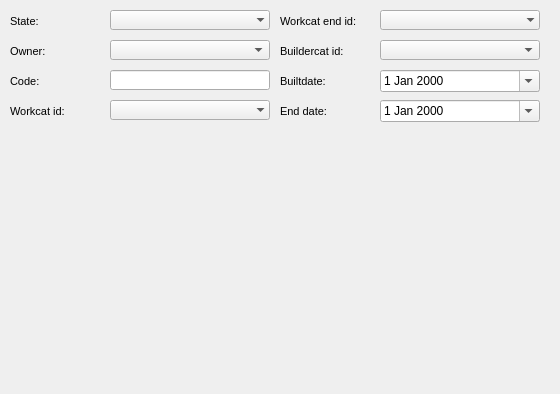
      <widget class="QWidget" name="page_10">
       <property name="geometry">
        <rect>
         <x>0</x>
         <y>0</y>
         <width>560</width>
         <height>394</height>
        </rect>
       </property>
       <attribute name="label">
        <string>Basic information</string>
       </attribute>
       <widget class="QLabel" name="label_conduit_end_date">
        <property name="geometry">
         <rect>
          <x>280</x>
          <y>100</y>
          <width>101</width>
          <height>22</height>
         </rect>
        </property>
        <property name="font">
         <font>
          <pointsize>8</pointsize>
         </font>
        </property>
        <property name="frameShape">
         <enum>QFrame::NoFrame</enum>
        </property>
        <property name="frameShadow">
         <enum>QFrame::Plain</enum>
        </property>
        <property name="text">
         <string>End date:</string>
        </property>
        <property name="textFormat">
         <enum>Qt::AutoText</enum>
        </property>
        <property name="scaledContents">
         <bool>false</bool>
        </property>
        <property name="alignment">
         <set>Qt::AlignLeading|Qt::AlignLeft|Qt::AlignVCenter</set>
        </property>
        <property name="margin">
         <number>3</number>
        </property>
       </widget>
       <widget class="QLabel" name="label_conduit_buildercat_id">
        <property name="geometry">
         <rect>
          <x>280</x>
          <y>40</y>
          <width>101</width>
          <height>22</height>
         </rect>
        </property>
        <property name="font">
         <font>
          <pointsize>8</pointsize>
         </font>
        </property>
        <property name="frameShape">
         <enum>QFrame::NoFrame</enum>
        </property>
        <property name="frameShadow">
         <enum>QFrame::Plain</enum>
        </property>
        <property name="text">
         <string>Buildercat id:</string>
        </property>
        <property name="textFormat">
         <enum>Qt::AutoText</enum>
        </property>
        <property name="scaledContents">
         <bool>false</bool>
        </property>
        <property name="alignment">
         <set>Qt::AlignLeading|Qt::AlignLeft|Qt::AlignVCenter</set>
        </property>
        <property name="margin">
         <number>3</number>
        </property>
       </widget>
       <widget class="QComboBox" name="conduit_ownercat_id">
        <property name="geometry">
         <rect>
          <x>110</x>
          <y>40</y>
          <width>160</width>
          <height>20</height>
         </rect>
        </property>
       </widget>
       <widget class="QLabel" name="label_conduit_owner">
        <property name="geometry">
         <rect>
          <x>10</x>
          <y>40</y>
          <width>90</width>
          <height>22</height>
         </rect>
        </property>
        <property name="font">
         <font>
          <pointsize>8</pointsize>
         </font>
        </property>
        <property name="frameShape">
         <enum>QFrame::NoFrame</enum>
        </property>
        <property name="frameShadow">
         <enum>QFrame::Plain</enum>
        </property>
        <property name="text">
         <string>Owner:</string>
        </property>
        <property name="textFormat">
         <enum>Qt::AutoText</enum>
        </property>
        <property name="scaledContents">
         <bool>false</bool>
        </property>
        <property name="alignment">
         <set>Qt::AlignLeading|Qt::AlignLeft|Qt::AlignVCenter</set>
        </property>
        <property name="margin">
         <number>3</number>
        </property>
       </widget>
       <widget class="QDateEdit" name="conduit_end_date">
        <property name="geometry">
         <rect>
          <x>380</x>
          <y>100</y>
          <width>160</width>
          <height>22</height>
         </rect>
        </property>
        <property name="calendarPopup">
         <bool>true</bool>
        </property>
       </widget>
       <widget class="QLabel" name="label_conduit_state">
        <property name="geometry">
         <rect>
          <x>10</x>
          <y>10</y>
          <width>90</width>
          <height>22</height>
         </rect>
        </property>
        <property name="font">
         <font>
          <pointsize>8</pointsize>
         </font>
        </property>
        <property name="frameShape">
         <enum>QFrame::NoFrame</enum>
        </property>
        <property name="frameShadow">
         <enum>QFrame::Plain</enum>
        </property>
        <property name="text">
         <string>State:</string>
        </property>
        <property name="textFormat">
         <enum>Qt::AutoText</enum>
        </property>
        <property name="scaledContents">
         <bool>false</bool>
        </property>
        <property name="alignment">
         <set>Qt::AlignLeading|Qt::AlignLeft|Qt::AlignVCenter</set>
        </property>
        <property name="margin">
         <number>3</number>
        </property>
       </widget>
       <widget class="QLabel" name="label_conduit_builtdate">
        <property name="geometry">
         <rect>
          <x>280</x>
          <y>70</y>
          <width>101</width>
          <height>22</height>
         </rect>
        </property>
        <property name="font">
         <font>
          <pointsize>8</pointsize>
         </font>
        </property>
        <property name="frameShape">
         <enum>QFrame::NoFrame</enum>
        </property>
        <property name="frameShadow">
         <enum>QFrame::Plain</enum>
        </property>
        <property name="text">
         <string>Builtdate:</string>
        </property>
        <property name="textFormat">
         <enum>Qt::AutoText</enum>
        </property>
        <property name="scaledContents">
         <bool>false</bool>
        </property>
        <property name="alignment">
         <set>Qt::AlignLeading|Qt::AlignLeft|Qt::AlignVCenter</set>
        </property>
        <property name="margin">
         <number>3</number>
        </property>
       </widget>
       <widget class="QComboBox" name="conduit_buildercat_id">
        <property name="geometry">
         <rect>
          <x>380</x>
          <y>40</y>
          <width>160</width>
          <height>20</height>
         </rect>
        </property>
       </widget>
       <widget class="QDateEdit" name="conduit_builtdate">
        <property name="geometry">
         <rect>
          <x>380</x>
          <y>70</y>
          <width>160</width>
          <height>22</height>
         </rect>
        </property>
        <property name="calendarPopup">
         <bool>true</bool>
        </property>
       </widget>
       <widget class="QComboBox" name="conduit_workcat_id_end">
        <property name="geometry">
         <rect>
          <x>380</x>
          <y>10</y>
          <width>160</width>
          <height>20</height>
         </rect>
        </property>
        <property name="autoFillBackground">
         <bool>true</bool>
        </property>
        <property name="maxVisibleItems">
         <number>8</number>
        </property>
        <property name="frame">
         <bool>false</bool>
        </property>
       </widget>
       <widget class="QLabel" name="label_conduit_workcat_id_end">
        <property name="geometry">
         <rect>
          <x>280</x>
          <y>10</y>
          <width>101</width>
          <height>22</height>
         </rect>
        </property>
        <property name="font">
         <font>
          <pointsize>8</pointsize>
         </font>
        </property>
        <property name="frameShape">
         <enum>QFrame::NoFrame</enum>
        </property>
        <property name="frameShadow">
         <enum>QFrame::Plain</enum>
        </property>
        <property name="text">
         <string>Workcat end id:</string>
        </property>
        <property name="textFormat">
         <enum>Qt::AutoText</enum>
        </property>
        <property name="scaledContents">
         <bool>false</bool>
        </property>
        <property name="alignment">
         <set>Qt::AlignLeading|Qt::AlignLeft|Qt::AlignVCenter</set>
        </property>
        <property name="margin">
         <number>3</number>
        </property>
       </widget>
       <widget class="QComboBox" name="conduit_workcat_id">
        <property name="geometry">
         <rect>
          <x>110</x>
          <y>100</y>
          <width>160</width>
          <height>20</height>
         </rect>
        </property>
        <property name="autoFillBackground">
         <bool>true</bool>
        </property>
        <property name="maxVisibleItems">
         <number>8</number>
        </property>
        <property name="frame">
         <bool>false</bool>
        </property>
       </widget>
       <widget class="QComboBox" name="conduit_state">
        <property name="geometry">
         <rect>
          <x>110</x>
          <y>10</y>
          <width>160</width>
          <height>20</height>
         </rect>
        </property>
        <property name="autoFillBackground">
         <bool>true</bool>
        </property>
        <property name="maxVisibleItems">
         <number>8</number>
        </property>
        <property name="frame">
         <bool>false</bool>
        </property>
       </widget>
       <widget class="QLineEdit" name="conduit_code">
        <property name="geometry">
         <rect>
          <x>110</x>
          <y>70</y>
          <width>160</width>
          <height>20</height>
         </rect>
        </property>
       </widget>
       <widget class="QLabel" name="label_conduit_code">
        <property name="geometry">
         <rect>
          <x>10</x>
          <y>70</y>
          <width>90</width>
          <height>22</height>
         </rect>
        </property>
        <property name="font">
         <font>
          <pointsize>8</pointsize>
         </font>
        </property>
        <property name="frameShape">
         <enum>QFrame::NoFrame</enum>
        </property>
        <property name="frameShadow">
         <enum>QFrame::Plain</enum>
        </property>
        <property name="text">
         <string>Code:</string>
        </property>
        <property name="textFormat">
         <enum>Qt::AutoText</enum>
        </property>
        <property name="scaledContents">
         <bool>false</bool>
        </property>
        <property name="alignment">
         <set>Qt::AlignLeading|Qt::AlignLeft|Qt::AlignVCenter</set>
        </property>
        <property name="margin">
         <number>3</number>
        </property>
       </widget>
       <widget class="QLabel" name="label_conduit_workcat_id">
        <property name="geometry">
         <rect>
          <x>10</x>
          <y>100</y>
          <width>90</width>
          <height>22</height>
         </rect>
        </property>
        <property name="font">
         <font>
          <pointsize>8</pointsize>
         </font>
        </property>
        <property name="frameShape">
         <enum>QFrame::NoFrame</enum>
        </property>
        <property name="frameShadow">
         <enum>QFrame::Plain</enum>
        </property>
        <property name="text">
         <string>Workcat id:</string>
        </property>
        <property name="textFormat">
         <enum>Qt::AutoText</enum>
        </property>
        <property name="scaledContents">
         <bool>false</bool>
        </property>
        <property name="alignment">
         <set>Qt::AlignLeading|Qt::AlignLeft|Qt::AlignVCenter</set>
        </property>
        <property name="margin">
         <number>3</number>
        </property>
       </widget>
      </widget>
